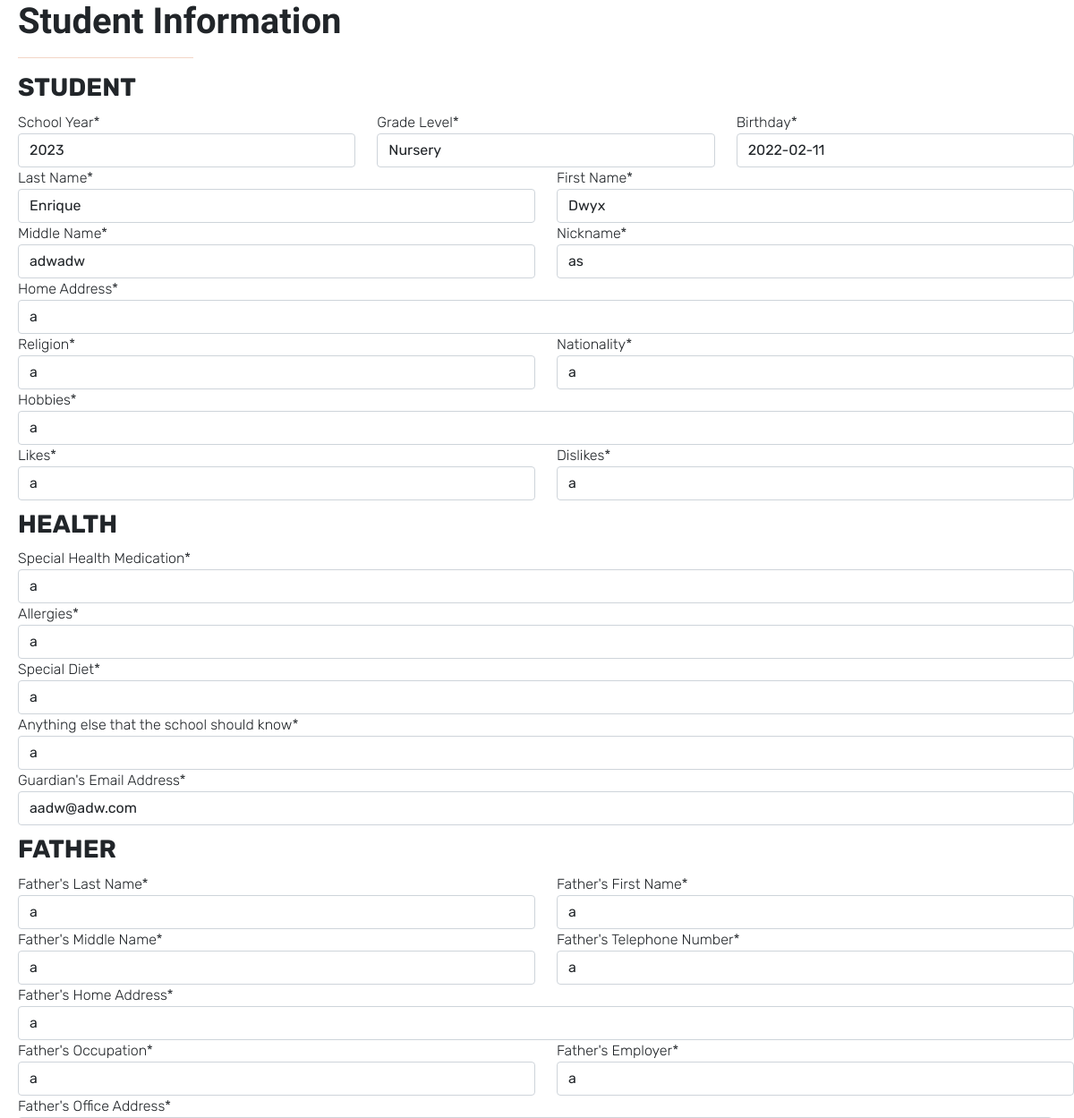
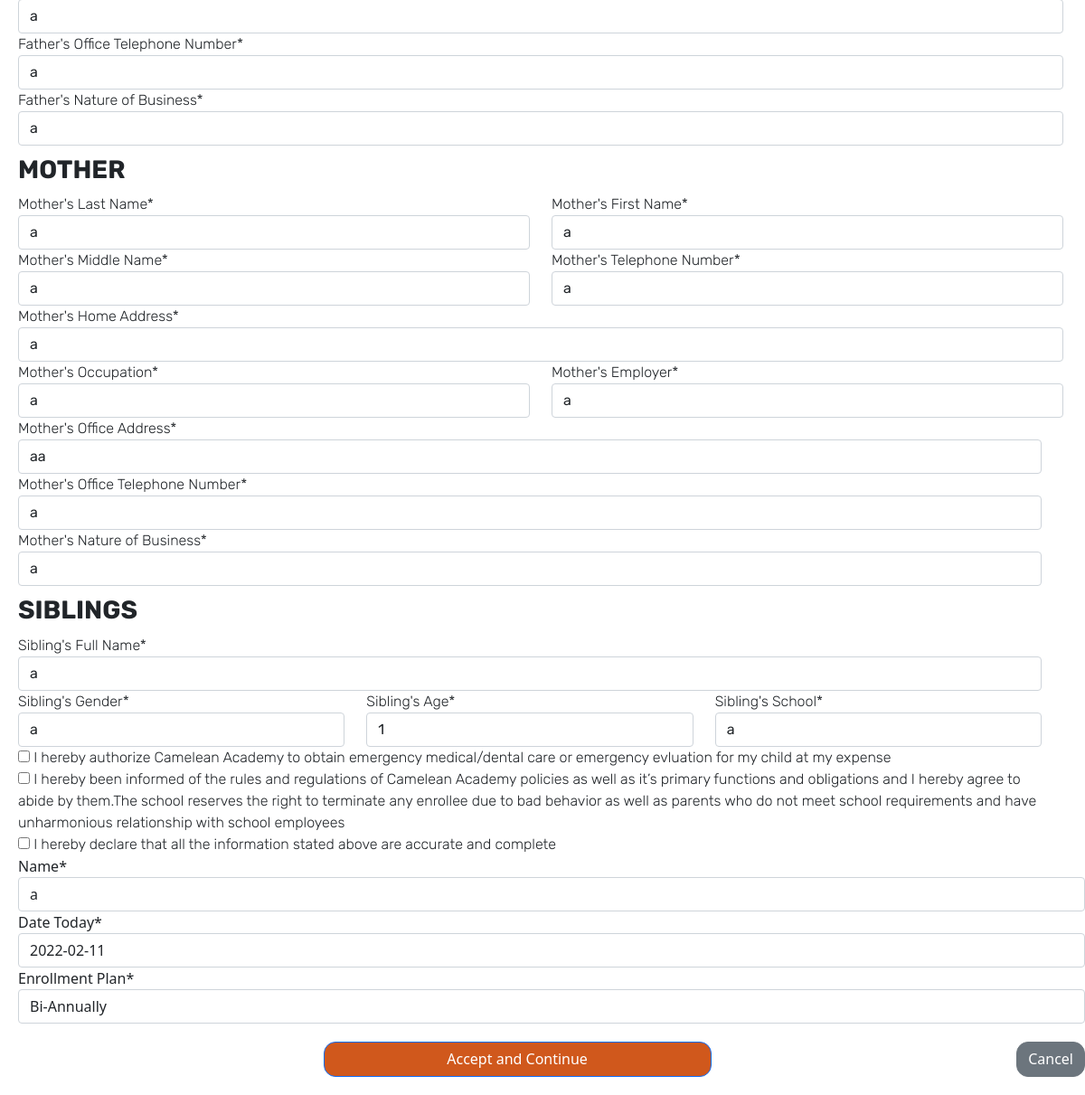
The page /studentForm/1 on the database as committed earlier (2 pictures, top to bottom).
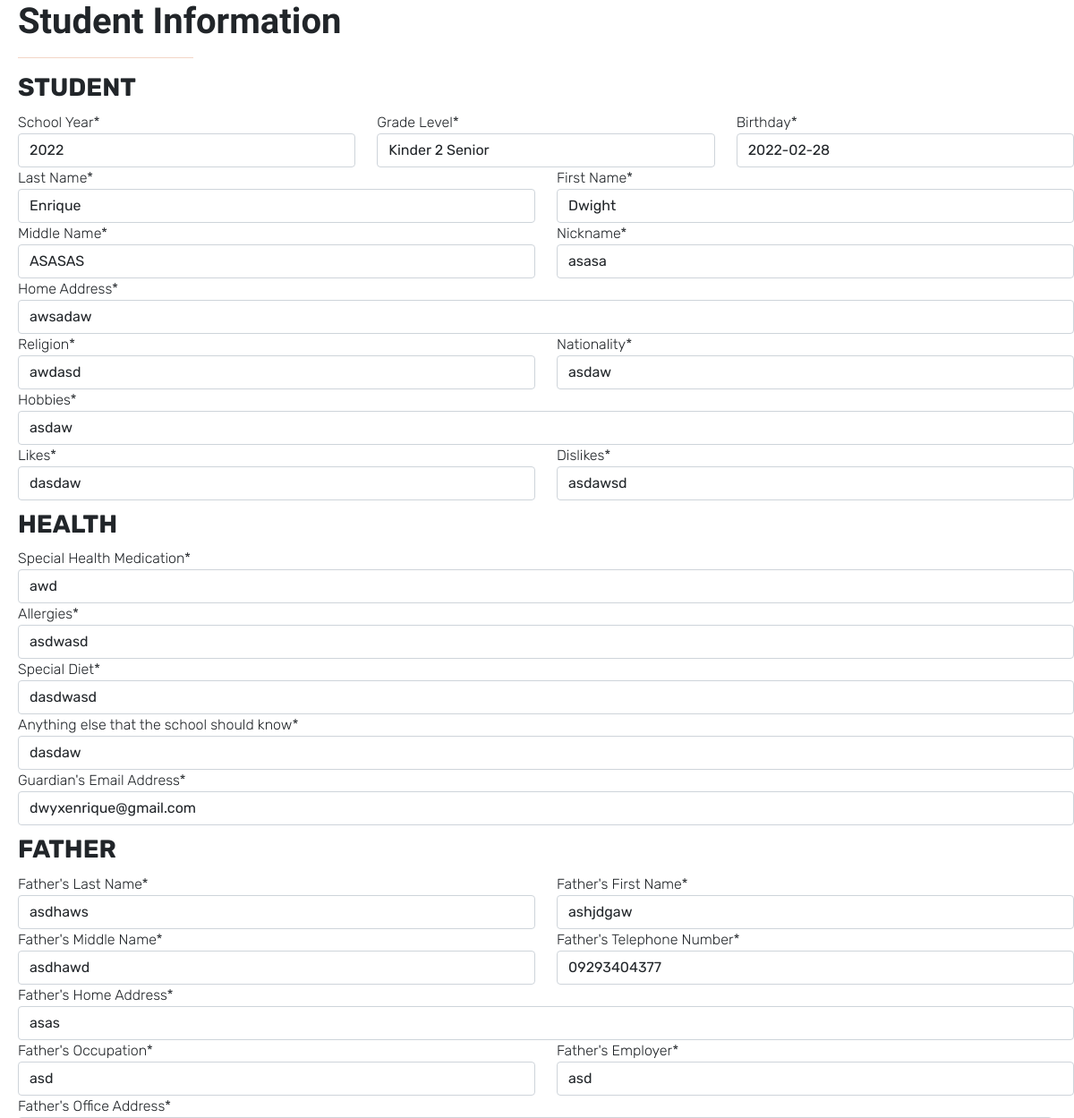
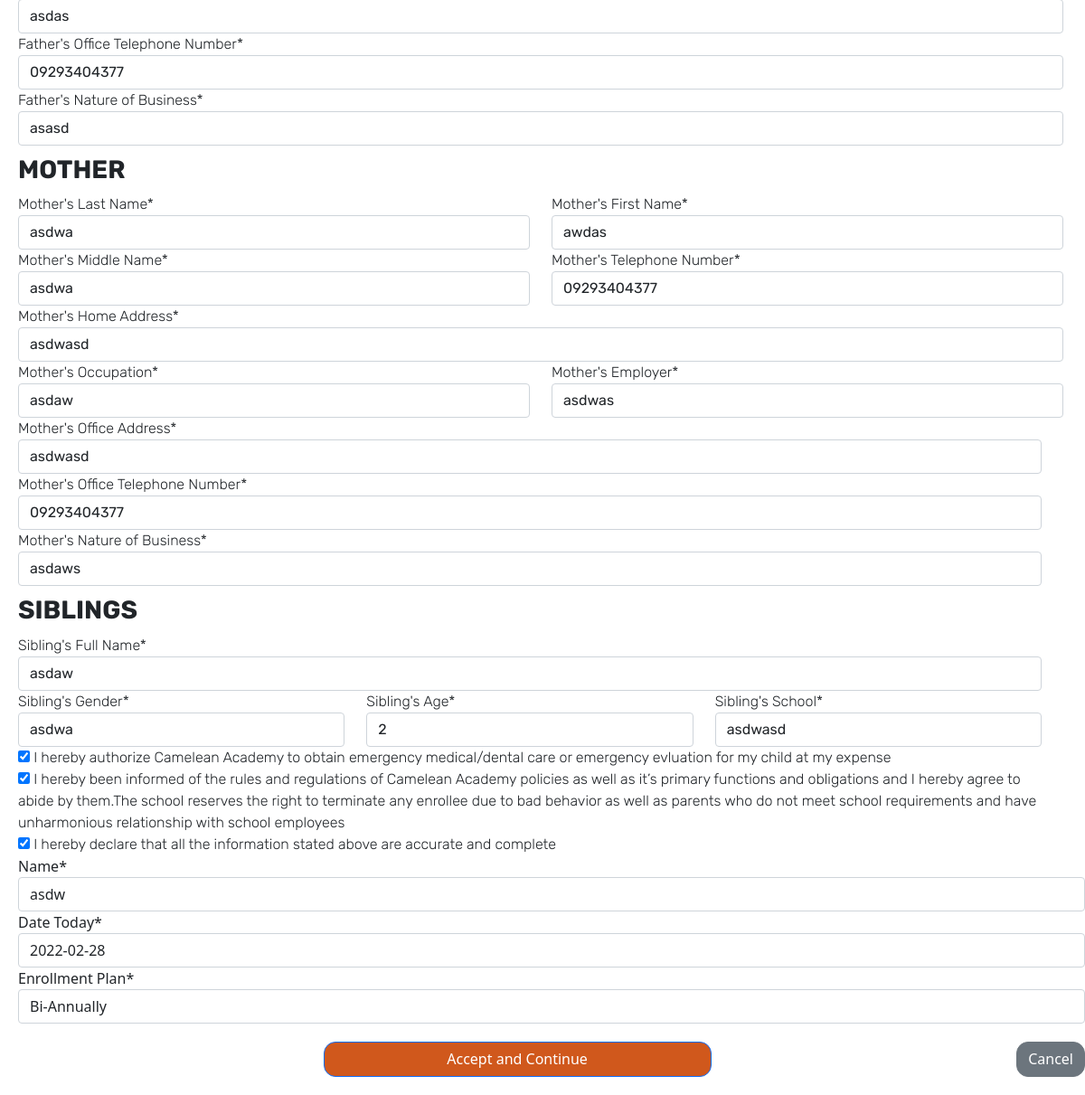
The same page on the database as committed later (2 pictures, top to bottom).
### sis_app/models.py (models this page shows)
class Account(models.Model):
    username = models.CharField(max_length=128)
    password = models.CharField(max_length=128)#passwords should be stored hashed
    class Meta:
        abstract=True # Don't use this line if you want Contact to have its own table

class Student(Account):
    student_firstname = models.CharField(max_length=128, default=None)#
    student_lastname = models.CharField(max_length=128, default=None)#
    student_middlename = models.CharField(max_length=128, default=None)
    student_nickname = models.CharField(max_length=128, default=None)
    student_birthday = models.DateField(default=datetime.date.today())
    grade_levels = [
        ('Nursery','Nursery'),
        ('Kinder 1','Kinder 1'),
        ('Kinder 2 Junior', 'Kinder 2 Junior'),
        ('Kinder 2 Senior', 'Kinder 2 Senior'),
    ]
    student_grade_level = models.CharField(max_length=128, choices=grade_levels, default='Nursery')#
    status =[
    ('Not Enrolled','Not Enrolled'),
    ('Enrolled', 'Enrolled'),
    ]#
    enrollment_status = models.CharField(max_length=20, choices=status,default='Not Enrolled')#
    student_schoolyear_start=models.IntegerField(('year'), validators=[MinValueValidator(2000)], default=None)#
    student_address = models.CharField(max_length=300, default=None)
    student_religion = models.CharField(max_length=128, default=None)
    student_nationality = models.CharField(max_length=128, default=None)
    student_hobbies = models.TextField(max_length=500, default=None)
    student_likes = models.TextField(max_length=500, default=None)
    student_dislikes = models.TextField(max_length=500, default=None)
    student_shm = models.TextField(max_length=500, default=None)
    student_allergies = models.TextField(max_length=500, default=None)
    student_sd = models.TextField(max_length=500, default=None)
    student_oconsiderations = models.TextField(max_length=500, default=None)
    student_guardianemail = models.EmailField(max_length = 254, default=None)
    student_f_firstname = models.CharField(max_length=128, default=None)
    student_f_lastname = models.CharField(max_length=128, default=None)
    student_f_middlename = models.CharField(max_length=128, default=None)
    student_f_telno = models.CharField(max_length=128, default=None)
    student_f_address = models.CharField(max_length=300, default=None)
    student_f_occupation = models.CharField(max_length=128, default=None)
    student_f_employer = models.CharField(max_length=128, default=None)
    student_f_oaddress = models.CharField(max_length=300, default=None)
    student_f_otelno = models.CharField(max_length=128, default=None)
    student_f_natureofbusiness = models.CharField(max_length=128, default=None)
    student_m_firstname = models.CharField(max_length=128, default=None)
    student_m_lastname = models.CharField(max_length=128, default=None)
    student_m_middlename = models.CharField(max_length=128, default=None)
    student_m_telno = models.CharField(max_length=128, default=None)
    student_m_address = models.CharField(max_length=300, default=None)
    student_m_occupation = models.CharField(max_length=128, default=None)
    student_m_employer = models.CharField(max_length=128, default=None)
    student_m_oaddress = models.CharField(max_length=300, default=None)
    student_m_otelno = models.CharField(max_length=128, default=None)
    student_m_natureofbusiness = models.CharField(max_length=128, default=None)
    student_sibling_name = models.CharField(max_length=300, default=None)
    student_sibling_gender = models.CharField(max_length=128, default=None)
    student_sibling_age = models.IntegerField(default=None)
    student_sibling_school=models.CharField(max_length=300, default=None)
    student_medexp = models.BooleanField(default = False)
    student_rules = models.BooleanField(default = False)
    student_accuracy = models.BooleanField(default = False)
    student_signedname = models.CharField(max_length=300, default=None)
    student_signdate = models.DateField(default=datetime.date.today())
    enrollment_plan_choices =[
    ('Annually','Annually'),
    ('Bi-Annually', 'Bi-Annually'),
    ('Quarterly', 'Quarterly'),
    ]
    student_enrollment_plan = models.CharField(max_length=20, choices=enrollment_plan_choices,default='Annually')

### sis_app/views.py (the view, shortened to what this page needs)
# urls.py: path('studentForm/<int:id>',views.studentForm, name="student_form"),
def studentForm(request,id=0):
    model = Student
    form_class = StudentForm
    if request.method == "GET":
        if id == 0:
            form = StudentForm()
        else:
            student = Student.objects.get(pk=id)
            form = StudentForm(instance=student)
        return render(request,"sis_app/Student_Form.html",{'form':form})
    context = {'form': form_class}
    context = {'form':form_class, 'student':model}
    return render(request, 'sis_app/Student_Form.html', context)

### sis_app/templates/sis_app/Student_Form.html (shortened to what the changed rows need)
<!DOCTYPE html>
{% load static %}
{%block content %}
{% block styles %}
    <link href="https://cdn.jsdelivr.net/npm/bootstrap@5.1.3/dist/css/bootstrap.min.css" rel="stylesheet">
	<link rel="stylesheet" href="{% static "styles/studentforms.css" %}" type="text/css">
{% endblock %}
<body>
    <h1 class="pageHeading">Student Information</h1>
        <div class="formContainer">
                <form action="" method="post" autocomplete="off">
                        <div class="row">
                            <div class="form-group col-md-4">
                                {{ form.student_schoolyear_start|as_crispy_field }}
                            </div>
                            <div class="form-group col-md-4">
                                {{ form.student_grade_level|as_crispy_field }}
                            </div>
                            <div class="form-group col-md-4">
                                {{ form.student_birthday|as_crispy_field }}
                            </div>
                        </div>
                        <div class="row">
                            <div class="form-group col-md-6">
                                {{ form.student_lastname|as_crispy_field }}
                            </div>
                            <div class="form-group col-md-6">
                                {{ form.student_firstname|as_crispy_field }}
                            </div>
                        </div>
                        <div class="row">
                            <div class="form-group col-md-6">
                                {{ form.student_middlename|as_crispy_field }}
                            </div>
                            <div class="form-group col-md-6">
                                {{ form.student_nickname|as_crispy_field }}
                            </div>
                        </div>
                        <div class="row">
                            <div class="form-group col">
                                {{ form.student_address|as_crispy_field }}
                            </div>
                        </div>
                        <div class="row">
                            <div class="form-group col-md-6">
                                {{ form.student_religion|as_crispy_field }}
                            </div>
                            <div class="form-group col-md-6">
                                {{ form.student_nationality|as_crispy_field }}
                            </div>
                        </div>
                        <div class="row">
                            <div class="form-group col">
                                {{ form.student_hobbies|as_crispy_field }}
                            </div>
                        </div>
                        <div class="row">
                            <div class="form-group col-md-6">
                                {{ form.student_likes|as_crispy_field }}
                            </div>
                            <div class="form-group col-md-6">
                                {{ form.student_dislikes|as_crispy_field }}
                            </div>
                        </div>
                        <div class="row">
                            <div class="form-group col">
                                {{ form.student_shm|as_crispy_field }}
                            </div>
                        </div>
                        <div class="row">
                            <div class="form-group col">
                                {{ form.student_allergies|as_crispy_field }}
                            </div>
                        </div>
                        <div class="row">
                            <div class="form-group col">
                                {{ form.student_sd|as_crispy_field }}
                            </div>
                        </div>
                        <div class="row">
                            <div class="form-group col">
                                {{ form.student_oconsiderations|as_crispy_field }}
                            </div>
                        </div>
                        <div class="row">
                            <div class="form-group col">
                                {{ form.student_guardianemail|as_crispy_field }}
                            </div>
                        </div>
                        <div class="row">
                            <div class="form-group col-md-6">
                                {{ form.student_f_lastname|as_crispy_field }}
                            </div>
                            <div class="form-group col-md-6">
                                {{ form.student_f_firstname|as_crispy_field }}
                            </div>
                        </div>
                        <div class="row">
                            <div class="form-group col-md-6">
                                {{ form.student_f_middlename|as_crispy_field }}
                            </div>
                            <div class="form-group col-md-6">
                                {{ form.student_f_telno|as_crispy_field }}
                            </div>
                        </div>
                        <div class="row">
                            <div class="form-group col">
                                {{ form.student_f_address|as_crispy_field }}
                            </div>
                        </div>
                        <div class="row">
                            <div class="form-group col-md-6">
                                {{ form.student_f_occupation|as_crispy_field }}
                            </div>
                            <div class="form-group col-md-6">
                                {{ form.student_f_employer|as_crispy_field }}
                            </div>
                        <div class="row">
                            <div class="form-group col">
                                {{ form.student_f_oaddress|as_crispy_field }}
                            </div>
                        </div>
                        <div class="row">
                            <div class="form-group col">
                                {{ form.student_f_otelno|as_crispy_field }}
                            </div>
                        </div>
                        <div class="row">
                            <div class="form-group col">
                                {{ form.student_f_natureofbusiness|as_crispy_field }}
                            </div>
                        </div>
                        <div class="row">
                            <div class="form-group col-md-6">
                                {{ form.student_m_lastname|as_crispy_field }}
                            </div>
                            <div class="form-group col-md-6">
                                {{ form.student_m_firstname|as_crispy_field }}
                            </div>
                        </div>
                        <div class="row">
                            <div class="form-group col-md-6">
                                {{ form.student_m_middlename|as_crispy_field }}
                            </div>
                            <div class="form-group col-md-6">
                                {{ form.student_m_telno|as_crispy_field }}
                            </div>
                        </div>
                        <div class="row">
                            <div class="form-group col">
                                {{ form.student_m_address|as_crispy_field }}
                            </div>
                        </div>
                        <div class="row">
                            <div class="form-group col-md-6">
                                {{ form.student_m_occupation|as_crispy_field }}
                            </div>
                            <div class="form-group col-md-6">
                                {{ form.student_m_employer|as_crispy_field }}
                            </div>
                        <div class="row">
                            <div class="form-group col">
                                {{ form.student_m_oaddress|as_crispy_field }}
                            </div>
                        </div>
                        <div class="row">
                            <div class="form-group col">
                                {{ form.student_m_otelno|as_crispy_field }}
                            </div>
                        </div>
                        <div class="row">
                            <div class="form-group col">
                                {{ form.student_m_natureofbusiness|as_crispy_field }}
                            </div>
                        </div>
                        <div class="row">
                            <div class="form-group col">
                                {{ form.student_sibling_name|as_crispy_field }}
                            </div>
                        </div>
                        <div class="row">
                            <div class="form-group col-md-4">
                                {{ form.student_sibling_gender|as_crispy_field }}
                            </div>
                            <div class="form-group col-md-4">
                                {{ form.student_sibling_age|as_crispy_field }}
                            </div>
                            <div class="form-group col-md-4">
                                {{ form.student_sibling_school|as_crispy_field }}
                            </div>
                        </div>
                        <div class="signature">
                            <div class="row">
                                <div class="col"
                                    <div class="form-check">
                                        {{ form.student_medexp|as_crispy_field }}
                                    </div>
                                </div>
                            </div>
                            <div class="row">
                                <div class="col"
                                    <div class="form-check">
                                        {{ form.student_rules|as_crispy_field }}
                                    </div>
                                </div>
                            </div>
                            <div class="row">
                                <div class="col"
                                    <div class="form-check">
                                        {{ form.student_accuracy|as_crispy_field }}
                                    </div>
                                </div>
                            </div>
                        </div>
                        <div class="row">
                            <div class="col"
                                <div class="form-group">
                                    {{ form.student_signedname|as_crispy_field }}
                                </div>
                            </div>
                        <div class="row">
                            <div class="col"
                                <div class="form-group">
                                    {{ form.student_signdate|as_crispy_field }}
                                </div>
                            </div>
                        <div class="row">
                            <div class="col"
                                <div class="form-group">
                                    {{ form.student_enrollment_plan|as_crispy_field }}
                                </div>
                            </div>
{% endblock content %}
</body>

Rows that differ between the two databases and show on the page:
changed Student "Enrique": student_schoolyear_start "2023" → "2022"; student_grade_level "Nursery" → "Kinder 2 Senior"; student_birthday "2022-02-11" → "2022-02-28"; student_firstname "Dwyx" → "Dwight"; student_middlename "adwadw" → "ASASAS"; student_nickname "as" → "asasa"; student_address "a" → "awsadaw"; student_religion "a" → "awdasd"; student_nationality "a" → "asdaw"; student_hobbies "a" → "asdaw"; student_likes "a" → "dasdaw"; student_dislikes "a" → "asdawsd"; student_shm "a" → "awd"; student_allergies "a" → "asdwasd"; student_sd "a" → "dasdwasd"; student_oconsiderations "a" → "dasdaw"; student_guardianemail "aadw@adw.com" → "dwyxenrique@gmail.com"; student_f_lastname "a" → "asdhaws"; student_f_firstname "a" → "ashjdgaw"; student_f_middlename "a" → "asdhawd"; student_f_telno "a" → "09293404377"; student_f_address "a" → "asas"; student_f_occupation "a" → "asd"; student_f_employer "a" → "asd"; student_f_oaddress "a" → "asdas"; student_f_otelno "a" → "09293404377"; student_f_natureofbusiness "a" → "asasd"; student_m_lastname "a" → "asdwa"; student_m_firstname "a" → "awdas"; student_m_middlename "a" → "asdwa"; student_m_telno "a" → "09293404377"; student_m_address "a" → "asdwasd"; student_m_occupation "a" → "asdaw"; student_m_employer "a" → "asdwas"; student_m_oaddress "aa" → "asdwasd"; student_m_otelno "a" → "09293404377"; student_m_natureofbusiness "a" → "asdaws"; student_sibling_name "a" → "asdaw"; student_sibling_gender "a" → "asdwa"; student_sibling_age "1" → "2"; student_sibling_school "a" → "asdwasd"; student_medexp "☐" → "☑"; student_rules "☐" → "☑"; student_accuracy "☐" → "☑"; student_signedname "a" → "asdw"; student_signdate "2022-02-11" → "2022-02-28"
